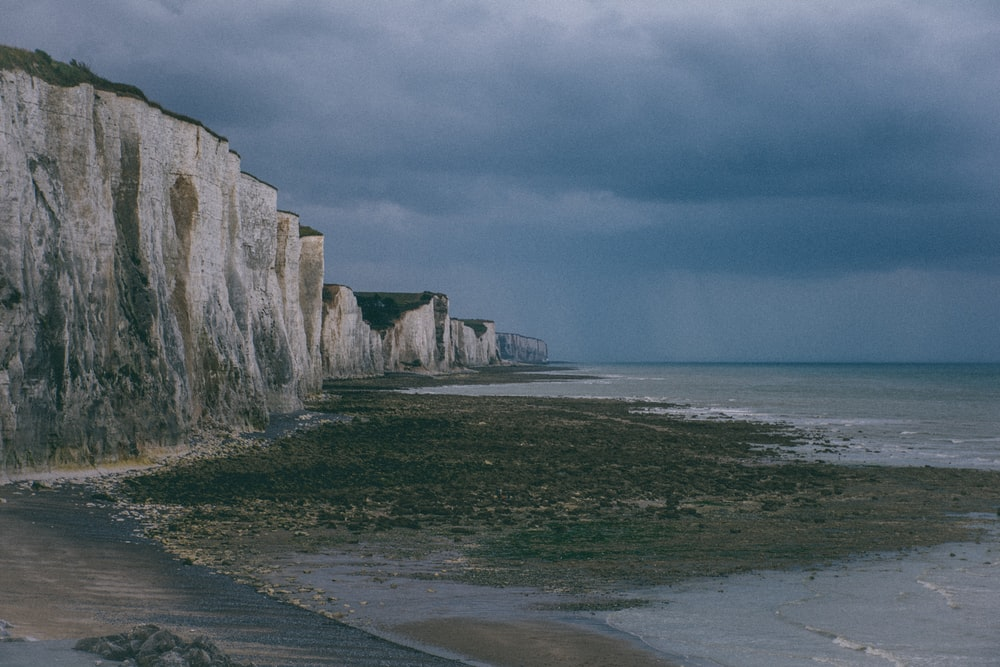
#> input picture Assignment/1810576130_Assignment11/nature.jpeg, 1000 x 667 px, found by its file name
$ python imageCompression.py
#> lines starting #> are read from the running program, lines starting #| are printed output that depends on the picture; after the words box and inside, x2 and y2 are one past the last pixel; in counts of white or black regions, pixels touching at a corner belong together
import numpy as np
import matplotlib.pyplot as plt
import cv2
from PIL import Image

src_img = cv2.imread('/home/kawsar/Desktop/Class_Resource/4th year 1st semester/4181- Digital Image Processing/ImageProcessingLab/Assignment/1810576130_Assignment11/nature.jpeg',0)
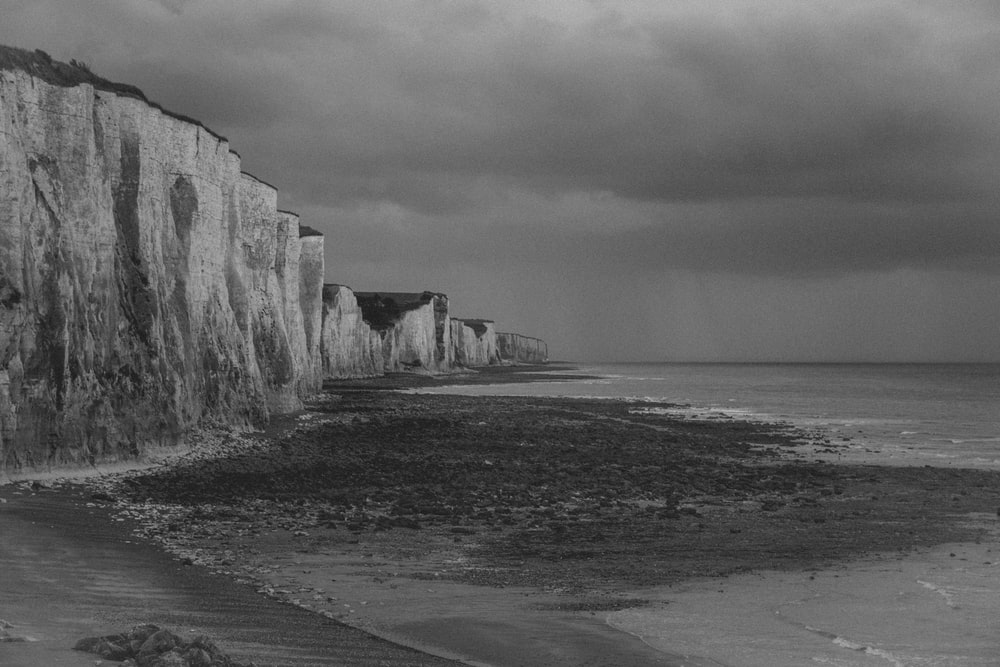
#> src_img: shape (667, 1000); min 20, max 188, mean 96.2

fft_img = np.fft.fft2(src_img)
fft_img_sort = np.sort(np.abs(fft_img.ravel()))
n = len(fft_img_sort)
#> n = 667000

print(src_img.shape,fft_img.shape , fft_img_sort.shape)
#| (667, 1000) (667, 1000) (667000,)

img_set = [src_img]
title_set = ['Source Image']

for keep in (0.75 , 0.5 , 0.1 , 0.05 , 0.01, 0.001 , 0.0001):

    thresh = fft_img_sort[int(np.floor(n * (1 - keep)))]
    ind = np.abs(fft_img) > thresh
    allow_pass = fft_img * ind
    ifft_img = np.fft.ifft2(allow_pass).real

    img_set.append(ifft_img)
    title_set.append("Compressed (keep = {}%)".format(keep*100))
#> this loop made 7 passes
#> thresh on passes 1 to 7: 1365.7, 2854.5, 11695.1, 17065.2, 39990.1, 158530.9, 666280.9
#> pass 1, `ind = np.abs(fft_img) > thresh`:
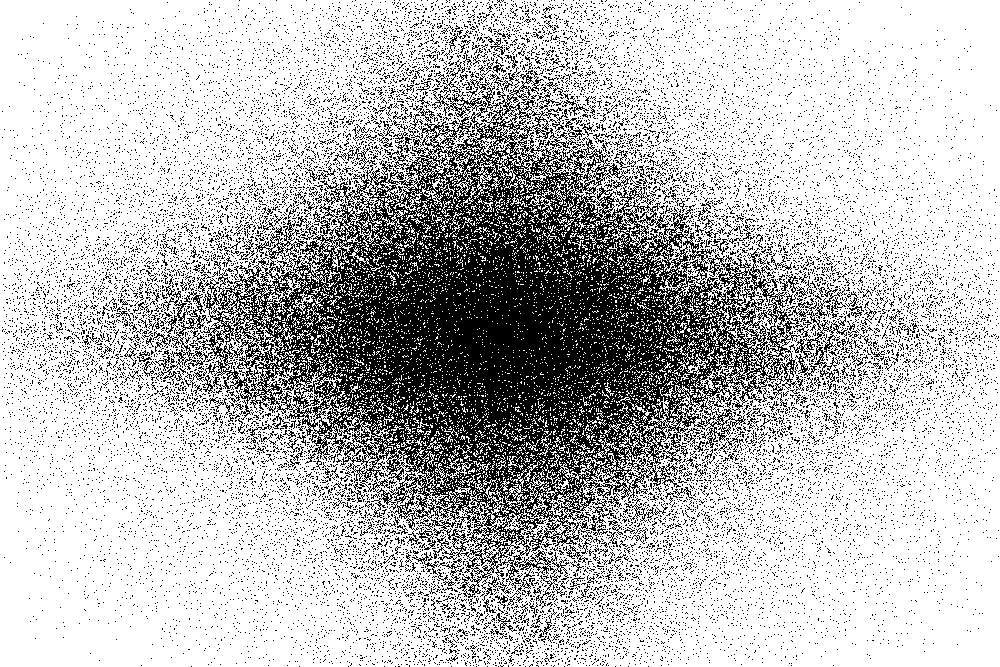
#> ind: shape (667, 1000) bool; 75% white; black in thin lines or dots
#> pass 2, `ind = np.abs(fft_img) > thresh`:
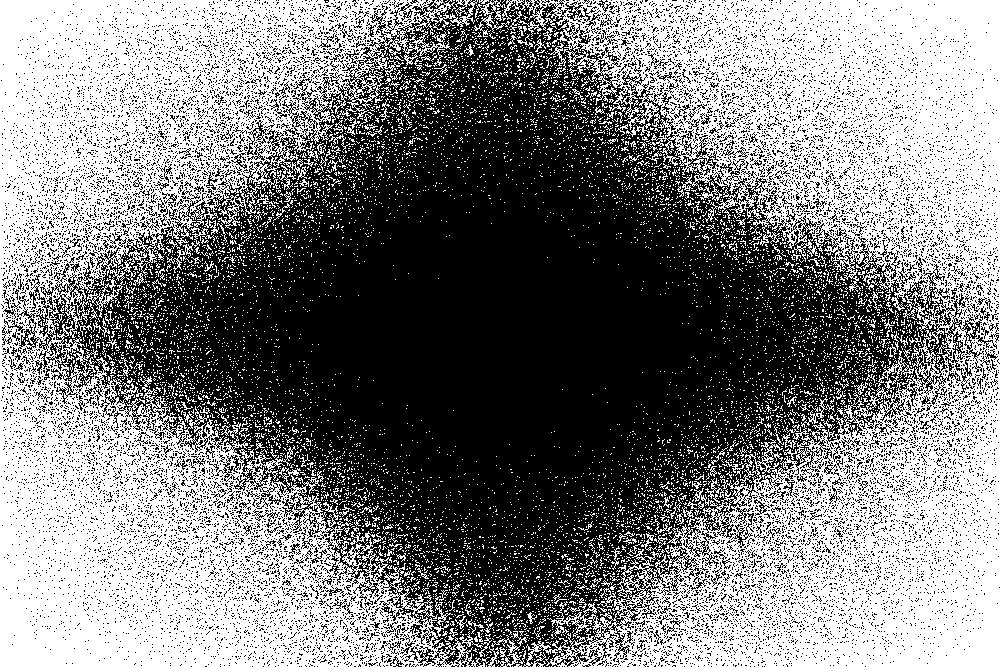
#> ind: shape (667, 1000) bool; 50% white; 8637 white regions (8447 under 20 px), largest, box (x1, y1, x2, y2) and area: (0, 0, 485, 667) 152698, (474, 0, 1000, 667) 152487, (488, 631, 527, 667) 437
#> after the loop, img_set = 8 items; title_set = ['Source Image', 'Compressed (keep = 75.0%)', 'Compressed (keep = 50.0%)', 'Compressed (keep = 10.0%)', 'Compressed (keep = 5.0%)', 'Compressed (keep = 1.0%)', 'Compressed (keep = 0.1%)', 'Compressed (keep = 0.01%)']

def plot_img(img_set , title_set):
    n = len(img_set)
#> n = 8
    r , c = 2,4
    plt.figure(figsize=(20,20))
    for i in range(n):
        plt.subplot(r,c,i+1)
        plt.imshow(img_set[i],cmap='gray')
        plt.title(title_set[i])

    plt.savefig('output.png')
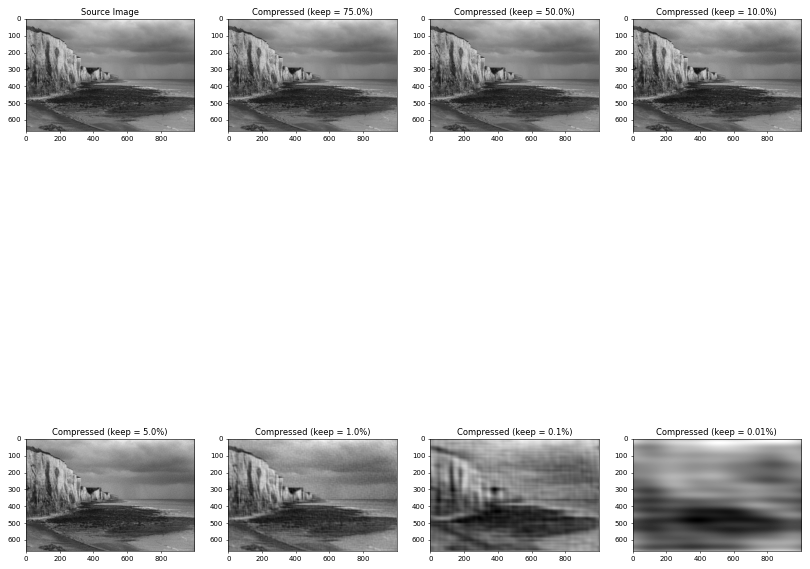
#> figure drawn by matplotlib, 8 panels
    plt.show()

plot_img(img_set,title_set)
